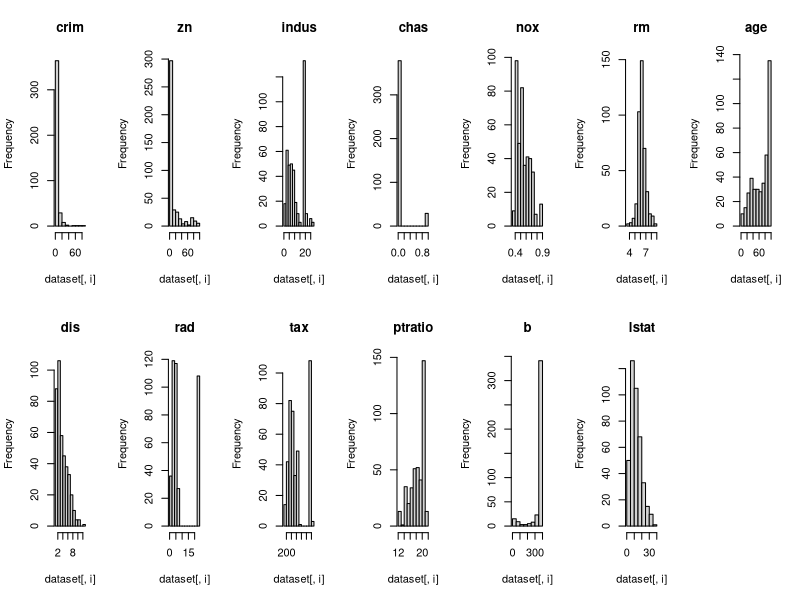
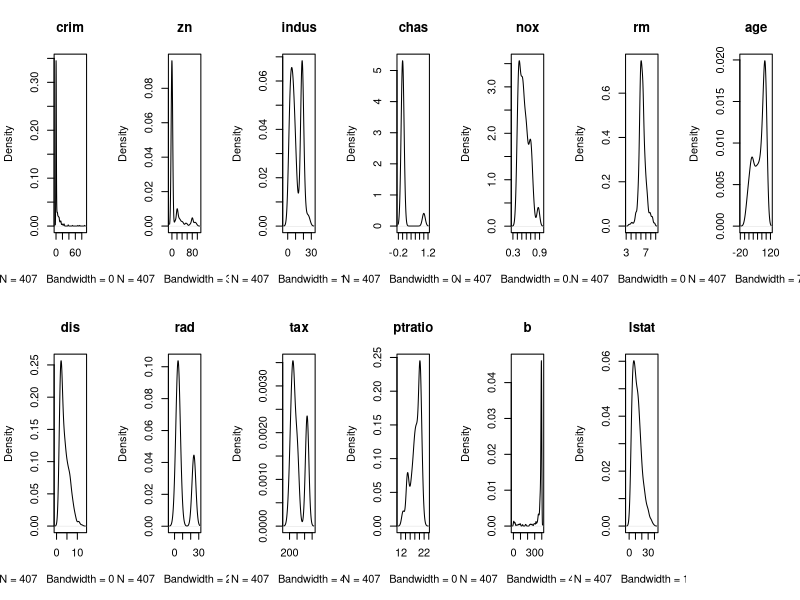
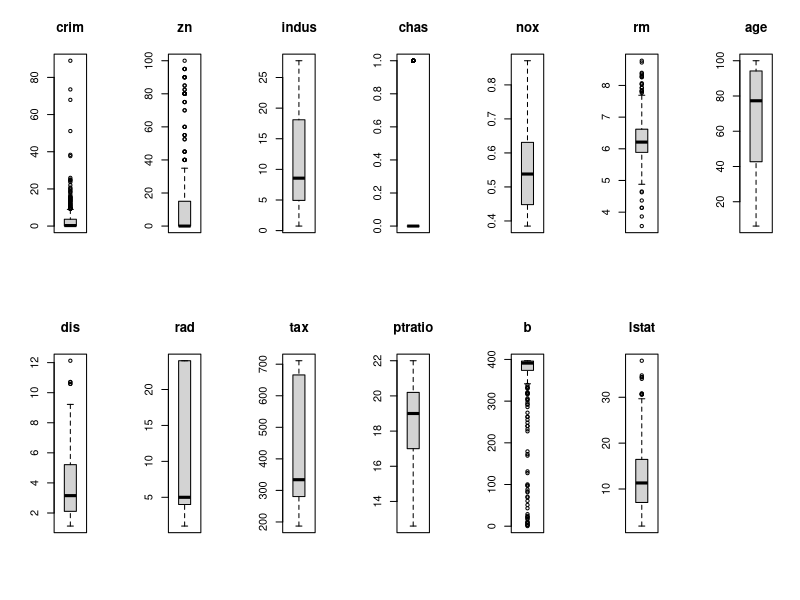
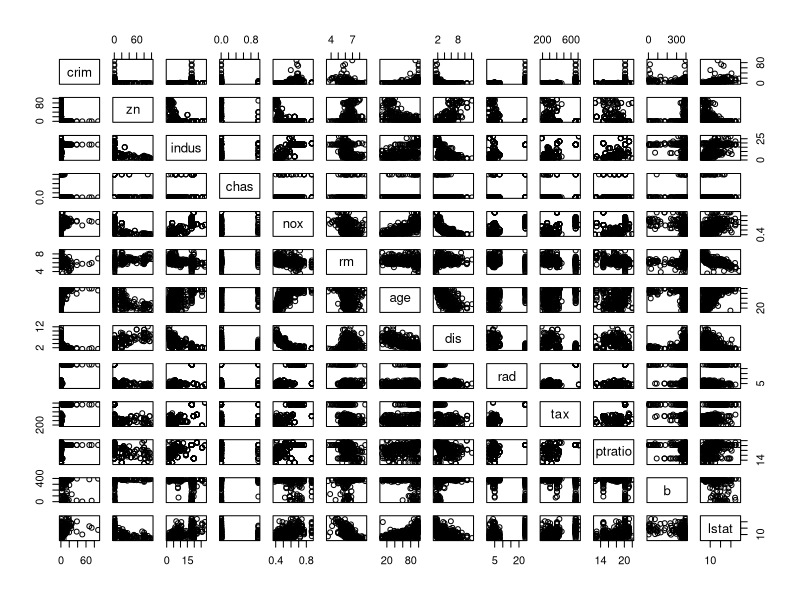
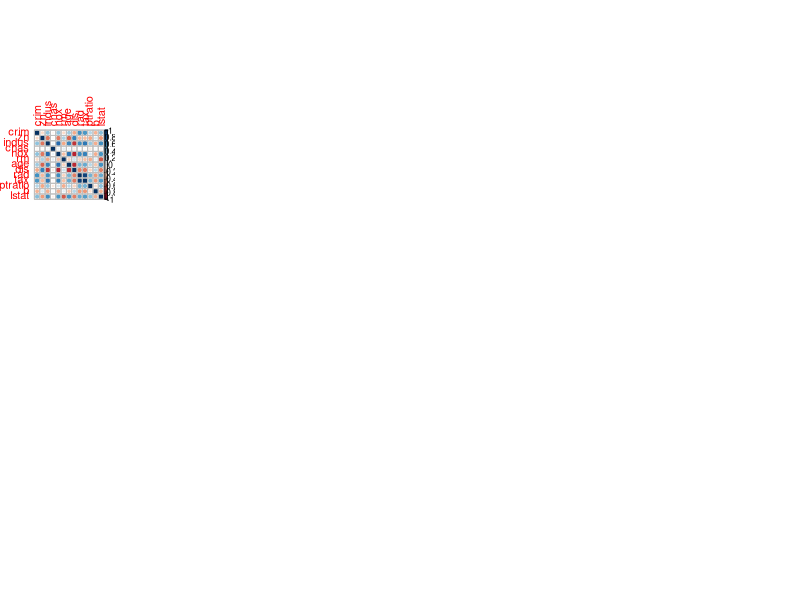

R code for these plots, in order:
## ---- chunk 1
library(caret)
library(corrplot)
library(mlbench)

data(BostonHousing)

## ---- chunk 2

set.seed(7)

# Create a list of 80% of the rows in the original dataset we can use for training

validationIndex <- createDataPartition(BostonHousing$medv, p = .80, list = FALSE)

# Select 20% of the data for validation

validation <- BostonHousing[-validationIndex, ]

# Use the remaining 80% of data for training and testing the models

dataset <- BostonHousing[validationIndex, ]

## ---- chunk 3

# Dimensions of dataset

dim(dataset)

# list types for each attribute

sapply(dataset, class)

# Take a peek at the first 20 rows of the dataset

head(dataset, n=20)

# summarize attribute distributions

summary(dataset)

## ---- chunk 4
# Uni lab had errors (corrected)

# convert chas to a numeric attribute

dataset$chas <- as.numeric(as.character(dataset$chas))

# correlation between all the numeric attributes

cor(dataset[, sapply(dataset, is.numeric)])

## ---- chunk 5

# histograms each attribute

par(mfrow = c(2,7))

for (i in 1:13) {
  hist(dataset[, i], main = names(dataset)[i])
  
}

## ---- chunk 6

# density plot for each attribute

par(mfrow = c(2,7))
for (i in 1:13) {
  plot(density(dataset[,i]), main = names(dataset)[i])
  
}

## ---- chunk 7

# Boxplots for each attribute

par(mfrow = c(2,7))
for (i in 1:13) {
  boxplot(dataset[,i], main = names(dataset)[i])
  
}
## ---- chunk 8

# scatterplot matrix

pairs(dataset[,1:13])

## ---- chunk 9

# correlation plot

correlations <- cor(dataset[,1:13])

corrplot(correlations, method = "circle")

